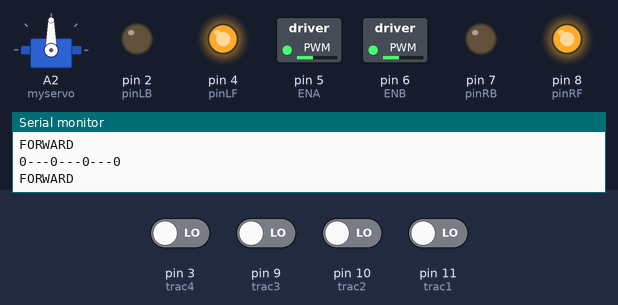
Bench run of a sketch on a simulated Arduino Uno, built with avr-gcc and run on an emulated ATmega328P. Shown: servo, switched loads named in the sketch (green lamp = pin HIGH), output pins drawn as LEDs (lit = HIGH), the last lines printed to the serial monitor. The inputs (shaded band) are chosen by the test bench; at power-on: pin 3 (trac4), pin 9 (trac3), pin 10 (trac2), pin 11 (trac1) LOW.

Above: at 1.2 s.
1.3 s: pin 3 (trac4) driven HIGH
At 2.0 s:
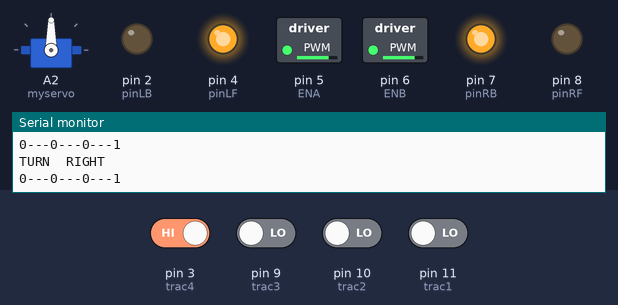
2.8 s: pin 9 (trac3) driven HIGH
At 3.7 s:
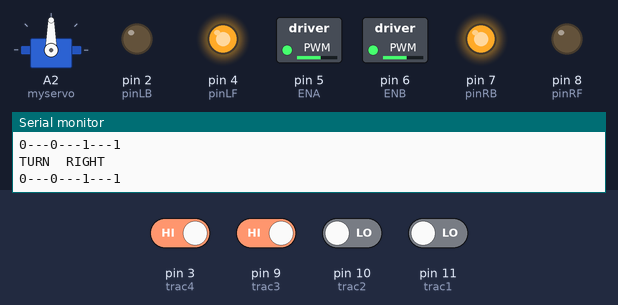
4.3 s: pin 3 (trac4) driven LOW
At 5.5 s:
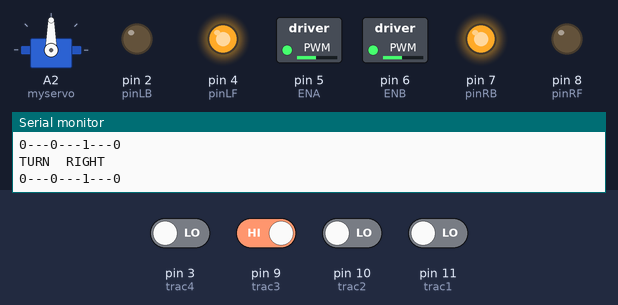
5.8 s: pin 9 (trac3) driven LOW
At 7.0 s:
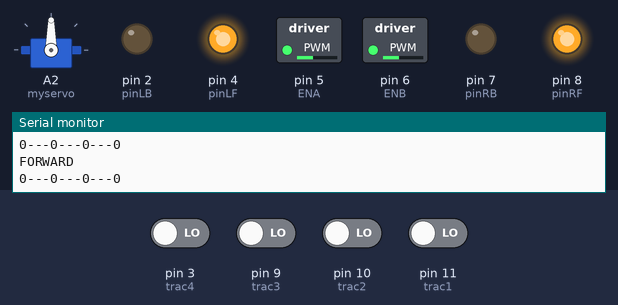
7.3 s: pin 10 (trac2) driven HIGH
At 8.1 s:
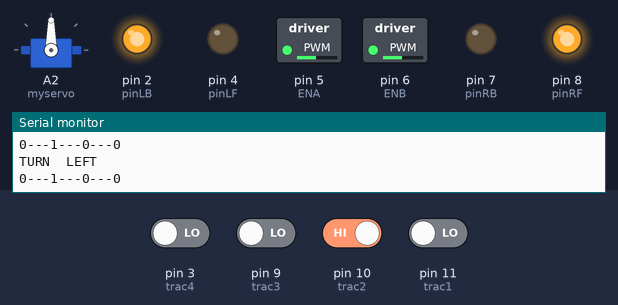
8.8 s: pin 11 (trac1) driven HIGH
At 10.1 s:
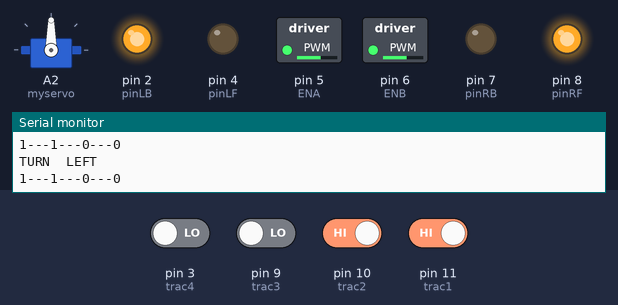
Timing chart, 0 to 11.3 s (numbered marks = the images above; inputs shaded):
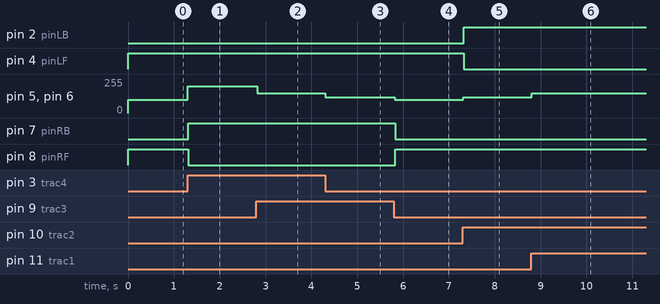

The sketch:

Lesson_10_Line_Tracking_Car.ino
```cpp
#include <Servo.h>
#define STOP      0
#define FORWARD   1
#define BACKWARD  2
#define TURNLEFT  3
#define TURNRIGHT 4

#define ENA  5             //pin of controlling speed---- ENA of motor driver board
#define ENB  6            //pin of controlling speed---- ENB of motor driver board
int pinLB=2;             //pin of controlling turning---- IN1 of motor driver board
int pinLF=4;             //pin of controlling turning---- IN2 of motor driver board
int pinRB=7;            //pin of controlling turning---- IN3 of motor driver board
int pinRF=8;            //pin of controlling turning---- IN4 of motor driver board
Servo myservo;
volatile int DL;
volatile int DM;
volatile int DR;

const int trac1 = 11; //Sort from the leftmost direction of the front of the vehicle (sensors)
const int trac2 = 10;
const int trac3 = 9;
const int trac4 = 3;

void setup() {

  Serial.begin(9600);  //initialization Serialport
  myservo.attach(A2);// attaches the servo on A2 to the servo object
  pinMode(pinLB,OUTPUT);  // pin 2
  pinMode(pinLF,OUTPUT);  // pin 4
  pinMode(pinRB,OUTPUT);  // pin 7
  pinMode(pinRF,OUTPUT);  // pin 8
  pinMode(ENA,OUTPUT);    // pin 5(PWM)
  pinMode(ENB,OUTPUT);    // pin 6(PWM)
  DL = 0;
  DM = 0;
  DR = 0;
  myservo.write(90); //Initialize the servo angle to 90 degrees

  pinMode(trac1, INPUT);
  pinMode(trac2, INPUT);
  pinMode(trac3, INPUT);
  pinMode(trac4, INPUT);
}

void loop()
{
  tracing();
}

void tracing()
{
  int data[4];
  data[0] = digitalRead(11);//the left
  data[1] = digitalRead(10);
  data[2] = digitalRead(9);
  data[3] = digitalRead(3);

  //High level - off state (without reflection) - black line - light not on; Low level - reception (reflection) - no black line - light on

  //No black lines detected on either side, straight ahead
  if(!data[0] && !data[1] && !data[2] && !data[3])     //0000 Lighting
  {
    motorRun(FORWARD, 100);
  }
  if(!data[0] && data[1] && data[2] && !data[3])   //0110
  {
    motorRun(FORWARD, 100);
  }

  //Black line detected on the right, turn right
  if(!data[0] && !data[1] && data[2] && !data[3])    //0010
  {
    motorRun(TURNRIGHT, 120);
  }
  if(!data[0] && !data[1] && data[2] && data[3])   //0011
  {
    motorRun(TURNRIGHT, 150);
  }
  if(!data[0] && !data[1] && !data[2] && data[3])    //0001
  {
    motorRun(TURNRIGHT, 200);
  }

  //Black line detected on the left, turn left
  if(!data[0] && data[1] && !data[2] && !data[3])    //0100
  {
    motorRun(TURNLEFT, 120);
  }
  if(data[0] && data[1] && !data[2] && !data[3])   //1100
  {
    motorRun(TURNLEFT, 150);
  }
  if(data[0] && !data[1] && !data[2] && !data[3])    //1000
  {
    motorRun(TURNLEFT, 200);
  }

  //Black lines detected on both sides indicate a stop
  if(data[0] && data[1] && data[2] && data[3])     //1111
  {
    motorRun(STOP, 0);
    while(1);
  }

  Serial.print(data[0]);
  Serial.print("---");
  Serial.print(data[1]);
  Serial.print("---");
  Serial.print(data[2]);
  Serial.print("---");
  Serial.println(data[3]);
}

void motorRun(int cmd,int value)
{
  //Speed
  analogWrite(ENA,value);
  analogWrite(ENB,value);
  //Direction
  switch(cmd)
  {
     case FORWARD:
     Serial.println("FORWARD");
     digitalWrite(pinRB,LOW);  // making motor move towards right rear
     digitalWrite(pinRF,HIGH);
     digitalWrite(pinLB,LOW);  // making motor move towards left rear
     digitalWrite(pinLF,HIGH);
     break;
     case TURNLEFT:
      Serial.println("TURN  LEFT");
      digitalWrite(pinRB,LOW);  //making motor move towards right rear
      digitalWrite(pinRF,HIGH);
      digitalWrite(pinLB,HIGH);
      digitalWrite(pinLF,LOW);  //making motor move towards left front
      break;
     case TURNRIGHT:
      Serial.println("TURN  RIGHT");
      digitalWrite(pinRB,HIGH);
      digitalWrite(pinRF,LOW );   //making motor move towards right front
      digitalWrite(pinLB,LOW);   //making motor move towards left rear
      digitalWrite(pinLF,HIGH);
      break;
     default:
      //If none of the above situations are true, output STOP and all motor outputs are low level
      Serial.println("STOP");
      digitalWrite(pinRB,LOW);
      digitalWrite(pinRF,LOW);
      digitalWrite(pinLB,LOW);
      digitalWrite(pinLF,LOW);
    }
}
```

Measured:
- after the input at 1.3 s, pin 5 (ENA), pin 6 (ENB): 100/255 → 200/255 at once; pin 7 (pinRB): LOW → HIGH at once; pin 8 (pinRF): HIGH → LOW at once
- after the input at 2.8 s, pin 5 (ENA), pin 6 (ENB): 200/255 → 150/255 at once
- after the input at 4.3 s, pin 5 (ENA), pin 6 (ENB): 150/255 → 120/255 at once
- after the input at 5.8 s, pin 5 (ENA), pin 6 (ENB): 120/255 → 100/255 at once; pin 7 (pinRB): HIGH → LOW at once; pin 8 (pinRF): LOW → HIGH at once
- after the input at 7.3 s, pin 2 (pinLB): LOW → HIGH at once; pin 4 (pinLF): HIGH → LOW at once; pin 5 (ENA), pin 6 (ENB): 100/255 → 120/255 at once
- after the input at 8.8 s, pin 5 (ENA), pin 6 (ENB): 120/255 → 150/255 at once
